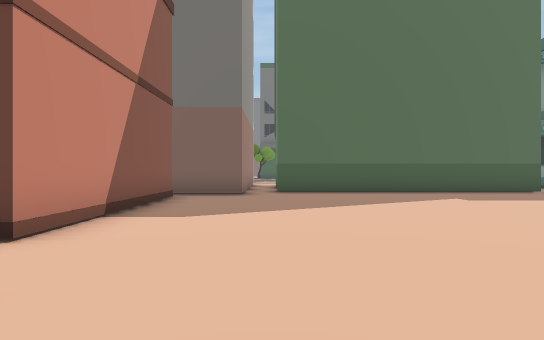
[1] (above)

24 first-person views from a walk through a scene from a Unity 3-D project. The camera is 1.4 m above the floor, looks level and sees 75° across. The floor is counted in squares, 2 m on a side. Each view is taken from the middle of a square. On the plan, view 1 faces up. The plan holds only what a view shows up to about 11 squares ahead; the rest is blank. The place goes on beyond the plan.

[2]
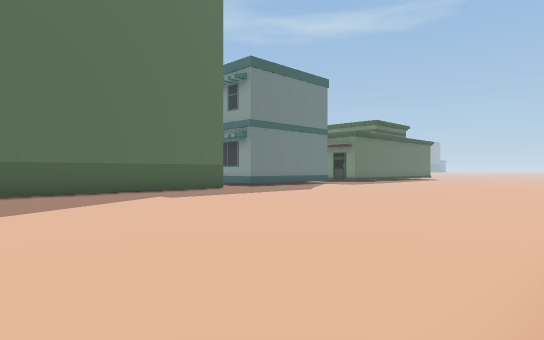

[3]
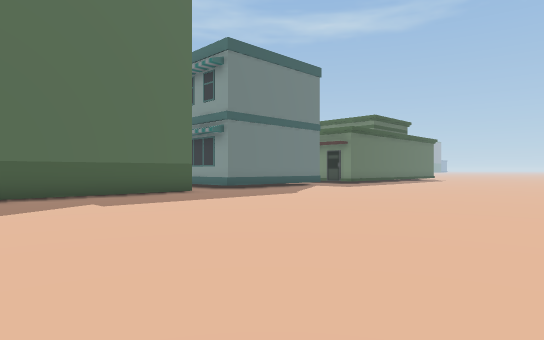

[4]
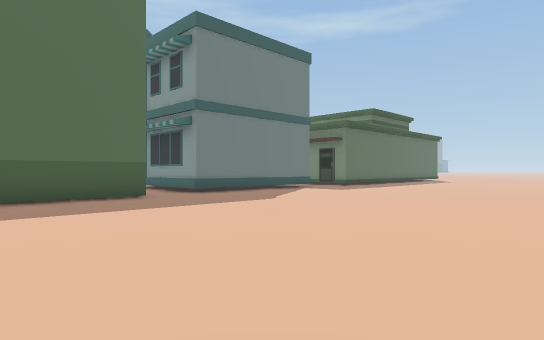

[5]
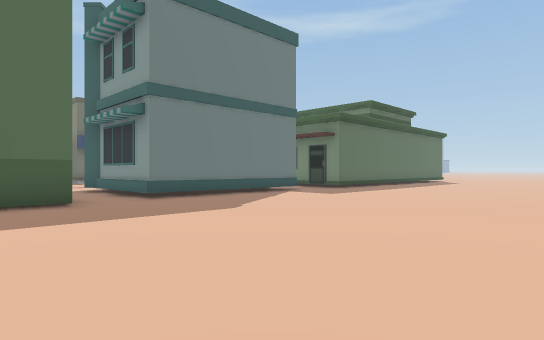

[6]
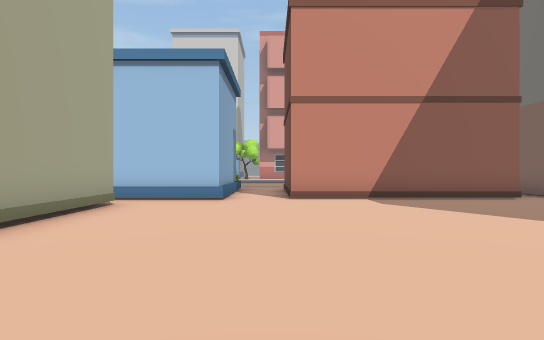

[7]
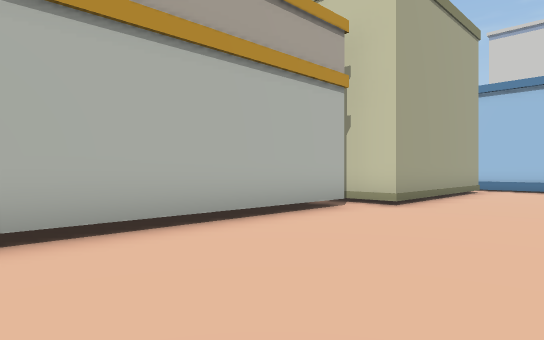

[8]
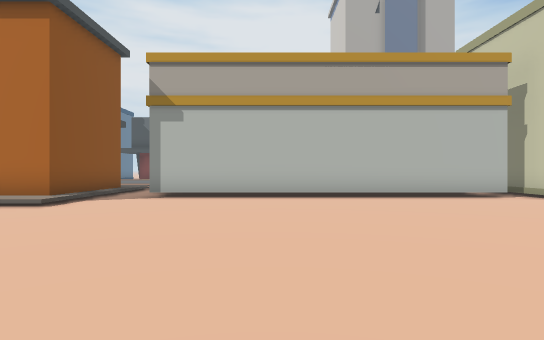

[9]
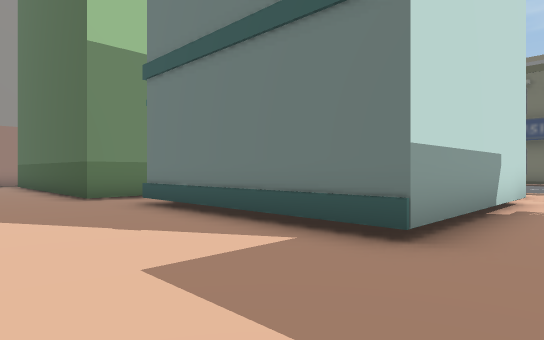

[10]
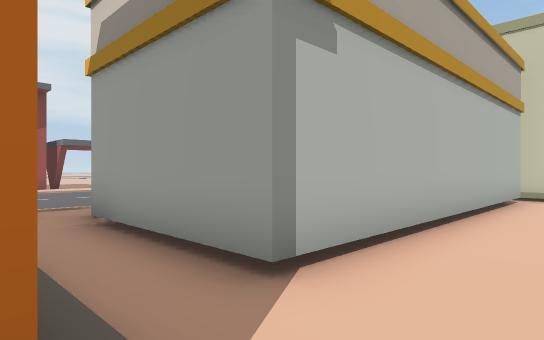

[11]
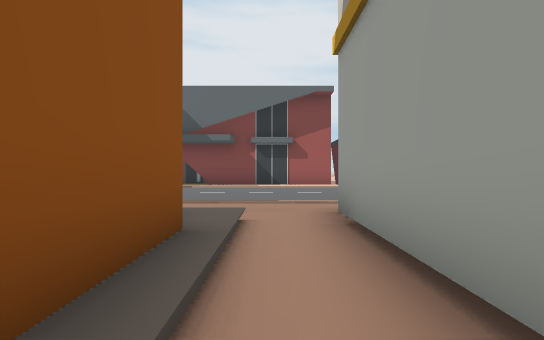

[12]
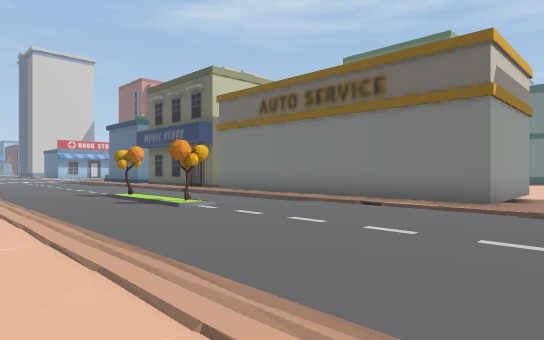

[13]
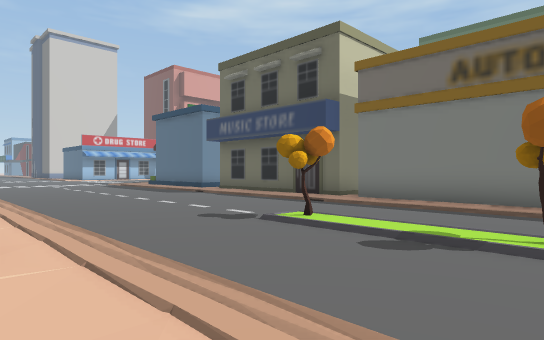

[14]
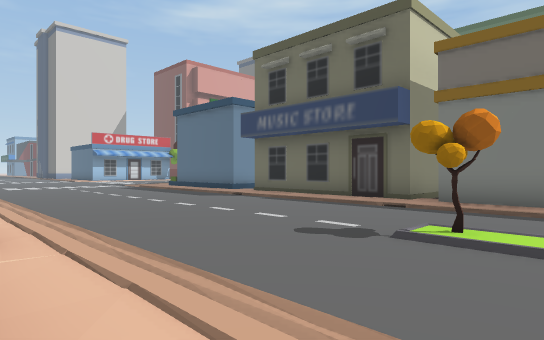

[15]
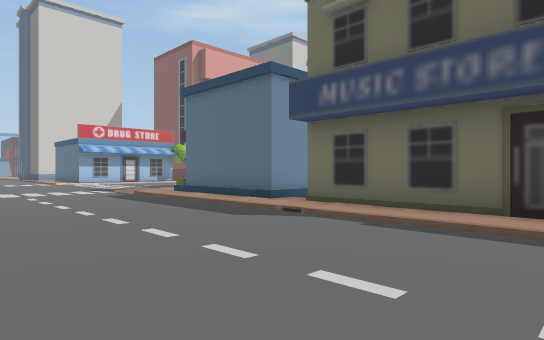

[16]
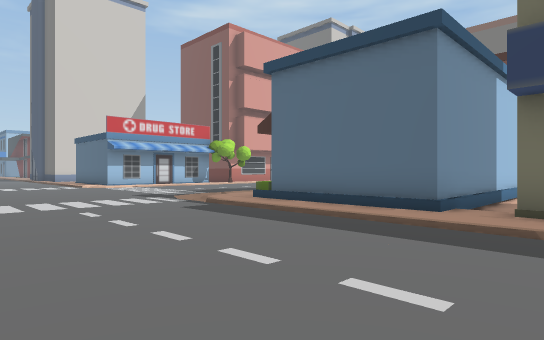

[17]
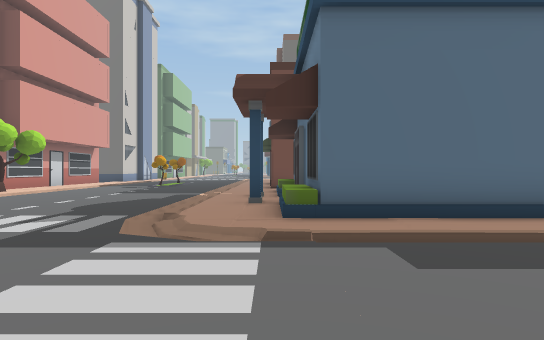

[18]
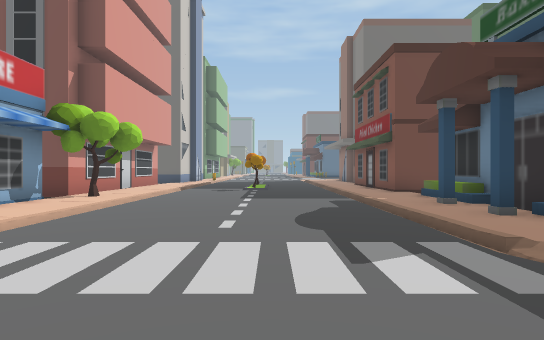

[19]
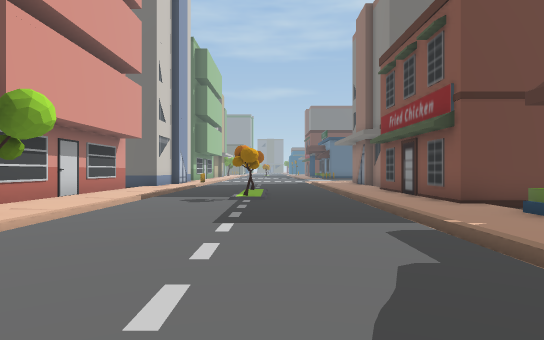

[20]
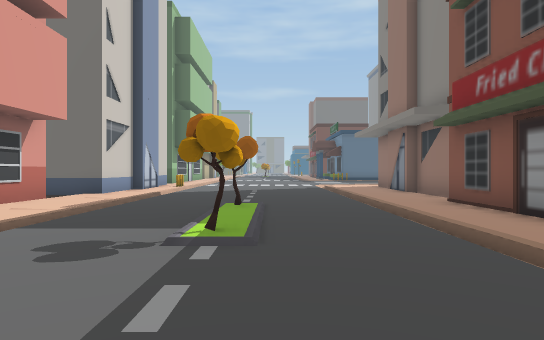

[21]
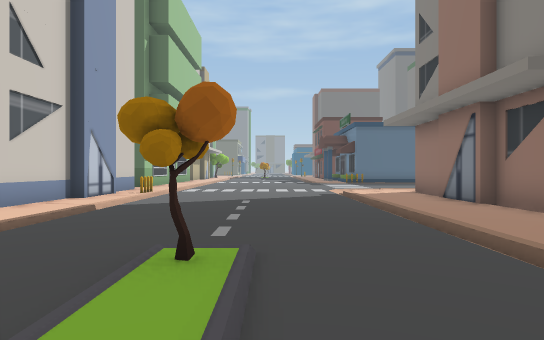

[22]
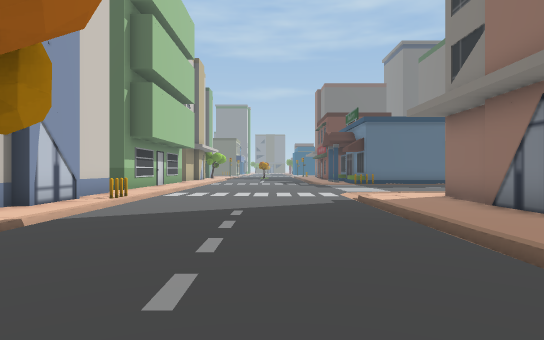

[23]
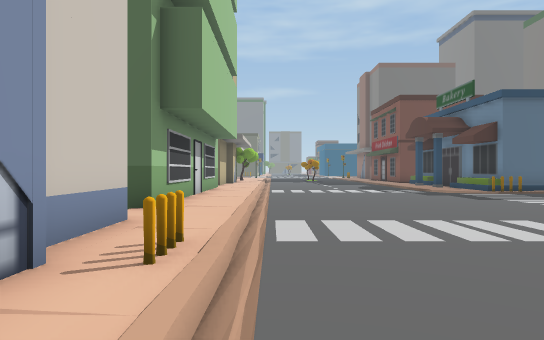

[24]
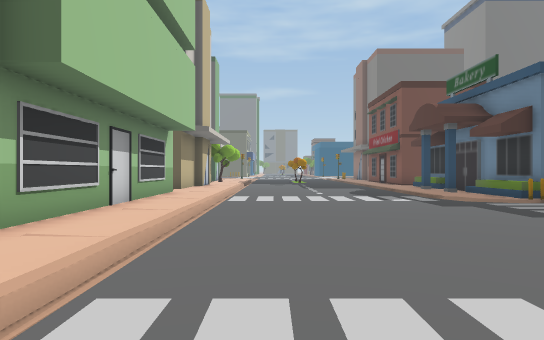

### Floor plan
Key: @ floor where view 1 was taken; # wall or solid block; . main floor; - floor 0.25 m lower than the main floor; / step, stairs or slope; O other object.
Columns run from 18 left of view 1 to 17 right of it. Each row starts with its distance up from view 1.
 27  O.........OO
 26   O......../O
 25   O......../O
 24   O.......-OO
 23   O.........
 22   O.........
 21   O........
 20  O........
 19   ........
 18   O.......///                    ..
 17   O..........                    O.
 16   OO........O                    O/
 15   O.........O               O    O-
 14   O.........O              -O    O-
 13   O.........O              -O    O-
 12 OOO.........O             O-OOOOOO--
 11   ..........O    OOOOOOOOOO---------
 10  O..........O OOOO------------------
  9  O.........#   #-------------------
  8  O....O/...#   #--------------------
  7  O....O/...#   #--------------------
  6  O....//...#   #--------------------
  5  O....O/...#   #--------------------
  4  O.........#####--------------------
  3 OO..........----------------------
  2   ........./OOOO-------------------
  1  #O......../O   O-----------------..
  0  # ......../O   O-@---------------##
 -1  #..........O   O######OOOOOOOOOO-#
 -2    .........O   O     #        .O-#
 -3    ......../O   O     #        .O-#
 -4     ......./OOOOO######O        O/.
 -5     .......//////.......OOOOOOOOO..
 -6      .....///////..................
 -7       ..............................
 -8       ..............................
 -9       ...................O..O.......
-10         ............................
-11              .......................
-12                   ................
-13                          .. . ... .

Where each view was taken, in squares from view 1:
view 1: 0 up, 0 right, facing up
view 2: 0 up, 0 right, facing up-right
view 3: 1 up, 2 right, facing up-right
view 4: 2 up, 4 right, facing up-right
view 5: 3 up, 6 right, facing up-right
view 6: 3 up, 6 right, facing left
view 7: 3 up, 11 right, facing down-left
view 8: 8 up, 11 right, facing down
view 9: 8 up, 17 right, facing up-left
view 10: 1 up, 16 right, facing down-left
view 11: 0 up, 15 right, facing down
view 12: 13 down, 16 right, facing up-left
view 13: 13 down, 10 right, facing up-left
view 14: 13 down, 8 right, facing up-left
view 15: 11 down, 4 right, facing up-left
view 16: 11 down, 0 right, facing up-left
view 17: 10 down, 7 left, facing up
view 18: 8 down, 11 left, facing up
view 19: 4 down, 11 left, facing up
view 20: 1 up, 11 left, facing up
view 21: 5 up, 11 left, facing up
view 22: 7 up, 11 left, facing up
view 23: 13 up, 14 left, facing up
view 24: 16 up, 13 left, facing up
